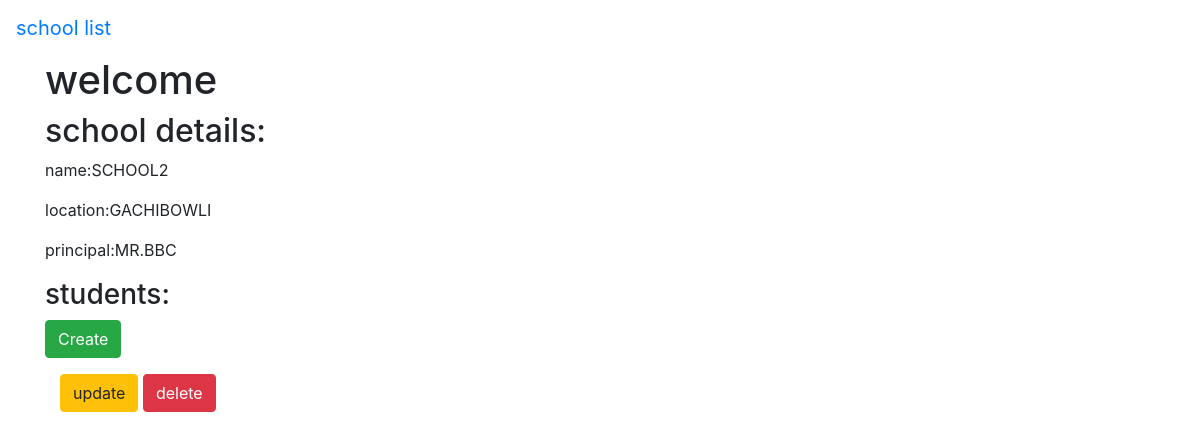
The app's page /basic_app/2/, older data.
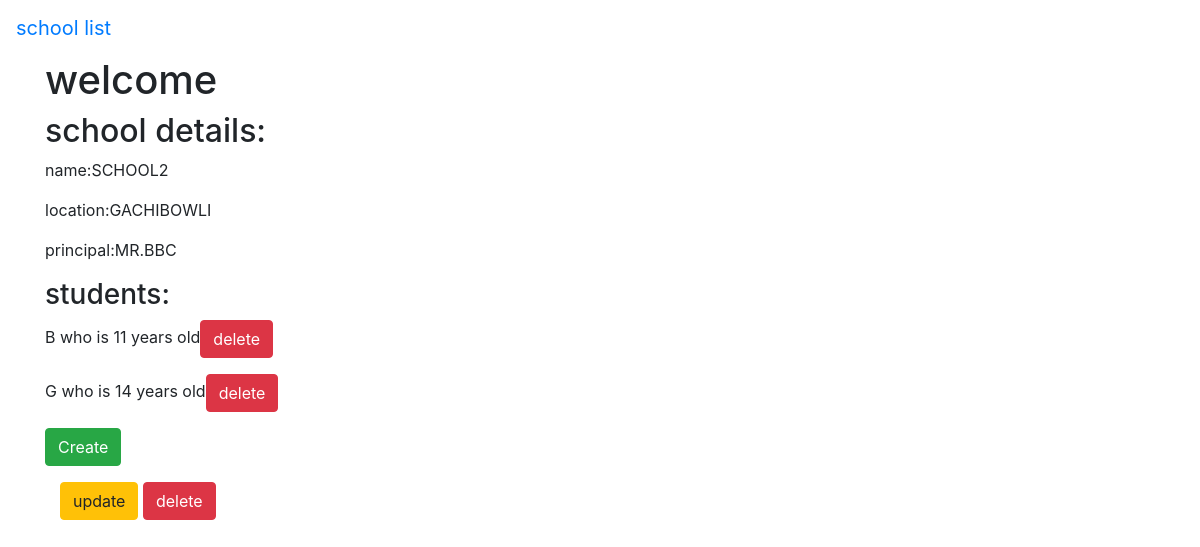
The same page, newer data.
### basic_app/models.py (models this page shows, shortened)
class School(models.Model):
    name =models.CharField(max_length=264,unique=True)
    principal =models.CharField(max_length=264)
    location =models.CharField(max_length=264)

### basic_app2/models.py (models this page shows, shortened)
class Student(models.Model):
    name =models.CharField(max_length=264)
    age =models.PositiveIntegerField()
    school =models.ForeignKey(School,related_name='student')

### basic_app/views.py (the view)
# urls.py: url(r'^(?P<pk>\d+)/$',views.SchoolDetailView.as_view(),name='detail'),
class SchoolDetailView(DetailView):
    context_object_name = 'school_detail'
    model = models.School
    Template_name = 'basic_app/school_detail.html'

### basic_app/template/basic_app/school_detail.html
{% extends "basic_app/basic_app_base.html" %}
{% block body_block %}
<div>
	<h1>welcome</h1>
	<h2>school details:</h2>
	<p>name:{{school_detail.name}}</p>
	<p>location:{{school_detail.location}}</p>
	<p>principal:{{school_detail.principal}}</p>
    <h3>students:</h3>
     {% for student in school_detail.student.all %}
	<p>{{student.name}} who is {{student.age}} years old<a class="btn btn-danger" href="{% url 'basic_app2:delete' pk=student.pk %}">delete</a></p>
     {% endfor %}
	<p>
	 <a class="btn btn-success" href="{% url 'basic_app2:create' %}">Create</a>
	</p>
</div>
<div class="container" >
	<p><a class="btn btn-warning" href="{% url 'basic_app:update' pk=school_detail.pk %}">update</a>
	<a class="btn btn-danger" href="{% url 'basic_app:delete' pk=school_detail.pk %}">delete</a>
   </p>
</div>
{% endblock %}

### basic_app/template/basic_app/basic_app_base.html (shortened to what this page needs)
<!DOCTYPE html>
<html>
<head>
	<link rel="stylesheet" href="https://maxcdn.bootstrapcdn.com/bootstrap/4.0.0-beta/css/bootstrap.min.css">
</head>
<body>
	<nav class="navbar navbar-default navbar-static-top">
		<ul class="nav navbar-nav">
			<li><a class="navbar-brand" href="{% url 'basic_app:list' %}">school list</a></li>
		</ul>
	</nav>
<div class="container">
	{% block body_block %}
	{% endblock %}
</div>
</body>
</html>

Row changes from the older to the newer data that the page shows:
added Student: name "B", age "11"
added Student: name "G", age "14"
